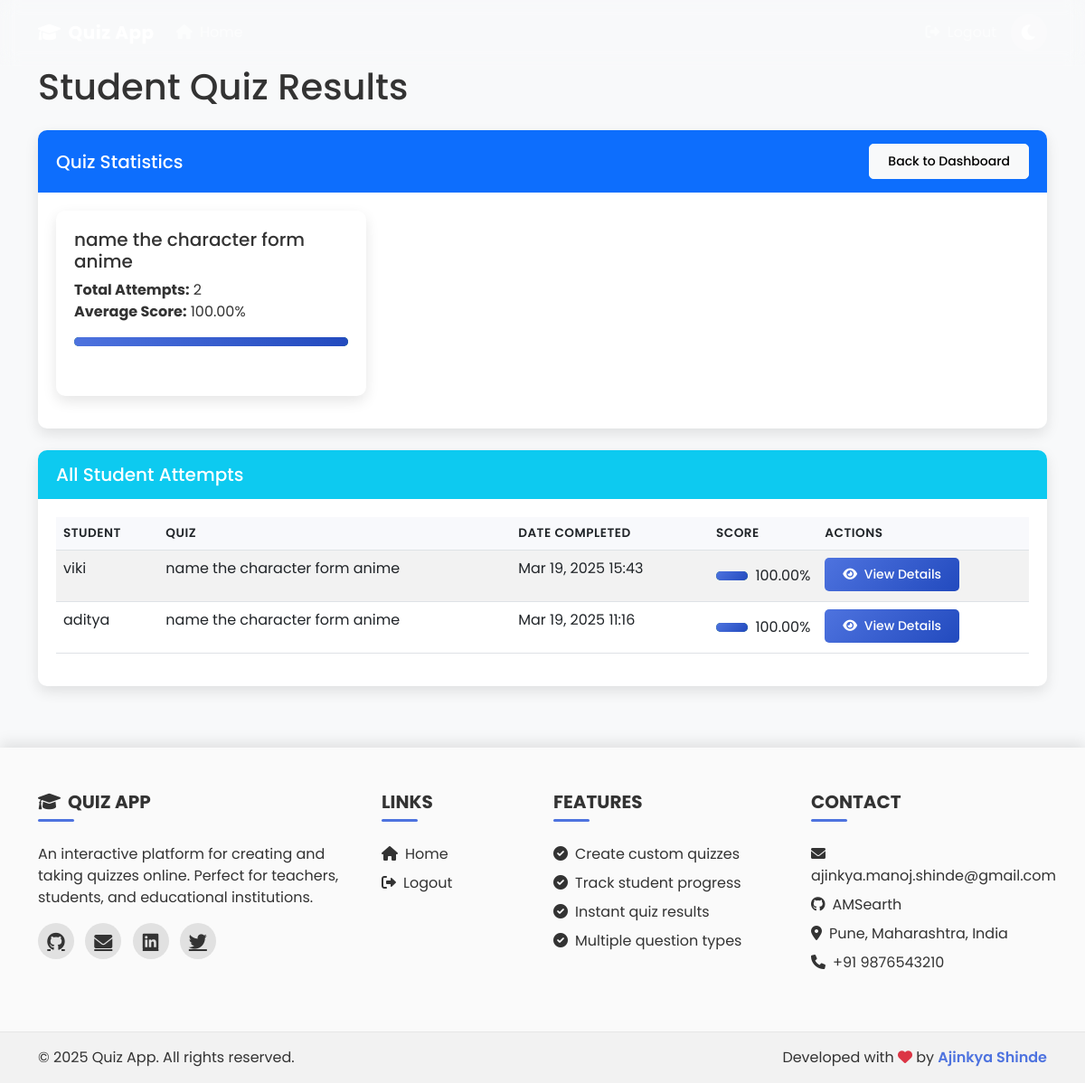
Page /student-results/ (signed in) on the committed database.
### quiz_app/models.py (models this page shows, shortened)
class Quiz(models.Model):
    title = models.CharField(max_length=200)
    description = models.TextField()
    created_by = models.ForeignKey(User, on_delete=models.CASCADE, related_name='created_quizzes')
    created_at = models.DateTimeField(auto_now_add=True)
    time_limit = models.IntegerField(help_text="Time limit in minutes", default=30)
    is_published = models.BooleanField(default=False)

class QuizAttempt(models.Model):
    quiz = models.ForeignKey(Quiz, on_delete=models.CASCADE, related_name='attempts')
    student = models.ForeignKey(User, on_delete=models.CASCADE, related_name='quiz_attempts')
    start_time = models.DateTimeField(auto_now_add=True)
    end_time = models.DateTimeField(null=True, blank=True)
    score = models.FloatField(null=True, blank=True)

### quiz_app/views.py (the view)
# urls.py: path('student-results/', views.student_results, name='student_results'),
@login_required
def student_results(request):
    try:
        user_profile = UserProfile.objects.get(user=request.user)
        if user_profile.user_type != 'teacher':
            messages.error(request, "You don't have permission to access this page.")
            return redirect('home')
    except UserProfile.DoesNotExist:
        messages.error(request, "User profile not found.")
        return redirect('home')
    teacher_quizzes = Quiz.objects.filter(created_by=request.user)
    quiz_ids = teacher_quizzes.values_list('id', flat=True)
    attempts = QuizAttempt.objects.filter(quiz_id__in=quiz_ids, end_time__isnull=False).order_by('-end_time')
    quiz_stats = []
    for quiz in teacher_quizzes:
        quiz_attempts = QuizAttempt.objects.filter(quiz=quiz, end_time__isnull=False)
        stats = {
            'quiz': quiz,
            'total_attempts': quiz_attempts.count(),
            'avg_score': quiz_attempts.aggregate(Avg('score'))['score__avg'] or 0,
        }
        quiz_stats.append(stats)
    context = {
        'attempts': attempts,
        'quiz_stats': quiz_stats,
    }
    return render(request, 'student_results.html', context)

### templates/student_results.html (shortened to what this page needs)
{% extends 'base.html' %}
{% block content %}
<div class="row">
    <div class="col-md-12">
        <h1 class="mb-4">Student Quiz Results</h1>
        <div class="card mb-4">
            <div class="card-header bg-primary text-white d-flex justify-content-between align-items-center">
                <h5 class="mb-0">Quiz Statistics</h5>
                <a href="{% url 'teacher_dashboard' %}" class="btn btn-light btn-sm">Back to Dashboard</a>
            </div>
            <div class="card-body">
                {% if quiz_stats %}
                    <div class="row">
                        {% for stat in quiz_stats %}
                            <div class="col-md-4 mb-3">
                                <div class="card h-100">
                                    <div class="card-body">
                                        <h5 class="card-title">{{ stat.quiz.title }}</h5>
                                        <p class="card-text">
                                            <strong>Total Attempts:</strong> {{ stat.total_attempts }}<br>
                                            <strong>Average Score:</strong> {{ stat.avg_score|floatformat:2 }}%
                                        </p>
                                        <div class="progress mt-2" style="height: 10px;">
                                            <div class="progress-bar {% if stat.avg_score >= 70 %}bg-success{% elif stat.avg_score >= 50 %}bg-warning{% else %}bg-danger{% endif %}"
                                                role="progressbar"
                                                style="width: {{ stat.avg_score }}%;"
                                                aria-valuenow="{{ stat.avg_score }}"
                                                aria-valuemin="0"
                                                aria-valuemax="100">
                                            </div>
                                        </div>
                                    </div>
                                </div>
                            </div>
                        {% endfor %}
                    </div>
                {% else %}
                    <div class="alert alert-info">
                        No quiz statistics available yet.
                    </div>
                {% endif %}
            </div>
        </div>
        <div class="card">
            <div class="card-header bg-info text-white">
                <h5 class="mb-0">All Student Attempts</h5>
            </div>
            <div class="card-body">
                {% if attempts %}
                    <div class="table-responsive">
                        <table class="table table-striped">
                            <thead>
                                <tr>
                                    <th>Student</th>
                                    <th>Quiz</th>
                                    <th>Date Completed</th>
                                    <th>Score</th>
                                    <th>Actions</th>
                                </tr>
                            </thead>
                            <tbody>
                                {% for attempt in attempts %}
                                    <tr>
                                        <td>{{ attempt.student.username }}</td>
                                        <td>{{ attempt.quiz.title }}</td>
                                        <td>{{ attempt.end_time|date:"M d, Y H:i" }}</td>
                                        <td>
                                            <div class="d-flex align-items-center">
                                                <div class="progress flex-grow-1 me-2" style="height: 10px;">
                                                    <div class="progress-bar {% if attempt.score >= 70 %}bg-success{% elif attempt.score >= 50 %}bg-warning{% else %}bg-danger{% endif %}"
                                                        role="progressbar"
                                                        style="width: {{ attempt.score }}%;"
                                                        aria-valuenow="{{ attempt.score }}"
                                                        aria-valuemin="0"
                                                        aria-valuemax="100">
                                                    </div>
                                                </div>
                                                <span>{{ attempt.score|floatformat:2 }}%</span>
                                            </div>
                                        </td>
                                        <td>
                                            <a href="{% url 'view_student_result' attempt.id %}" class="btn btn-sm btn-primary">
                                                <i class="fas fa-eye me-1"></i> View Details
                                            </a>
                                        </td>
                                    </tr>
                                {% endfor %}
                            </tbody>
                        </table>
                    </div>
                {% else %}
                    <div class="alert alert-info">
                        No student attempts found for your quizzes.
                    </div>
                {% endif %}
            </div>
        </div>
    </div>
</div>
{% endblock %}

### static/css/style.css (style rules this page uses)
:root { --primary-color: #4e73df; --primary-dark: #224abe; --success-color: #1cc88a; --success-dark: #13855c; --info-color: #36b9cc; --info-dark: #258391; --warning-color: #f6c23e; --warning-dark: #dda20a; --danger-color: #e74a3b; --danger-dark: #be2617; --background-color: #f8f9fa; --card-bg: #ffffff; --text-color: #333333; --text-muted: #6c757d; --border-color: rgba(0, 0, 0, 0.125); --shadow-color: rgba(0, 0, 0, 0.1); --shadow-hover: rgba(0, 0, 0, 0.15); --navbar-bg: rgba(255, 255, 255, 0.1); --navbar-bg-scrolled: rgba(78, 115, 223, 0.9); --navbar-blur: 10px; }
body { background-color: var(--background-color); color: var(--text-color); font-family: 'Poppins', sans-serif; transition: background-color 0.3s ease, color 0.3s ease; overflow-x: hidden; padding-top: 0; }
.card { box-shadow: 0 6px 15px var(--shadow-color); border: none; margin-bottom: 20px; border-radius: 10px; overflow: hidden; transition: all 0.3s ease; background-color: var(--card-bg); color: var(--text-color); }
.card-header { font-weight: 600; padding: 15px 20px; border-bottom: none; background-color: rgba(0, 0, 0, 0.03); }
.card-body { padding: 20px; }
.btn { border-radius: 5px; padding: 8px 20px; font-weight: 500; transition: all 0.3s ease; position: relative; overflow: hidden; z-index: 1; }
.btn::after { content: ''; position: absolute; bottom: 0; left: 0; width: 100%; height: 0; background: rgba(255, 255, 255, 0.2); transition: all 0.3s ease; z-index: -1; }
.btn-primary { background: linear-gradient(135deg, var(--primary-color) 0%, var(--primary-dark) 100%); border: none; }
.progress { height: 25px; border-radius: 10px; overflow: hidden; background-color: #eaecf4; margin: 15px 0; box-shadow: inset 0 1px 3px rgba(0, 0, 0, 0.1); }
.progress-bar { font-weight: bold; background: linear-gradient(135deg, #4e73df 0%, #224abe 100%); transition: width 1.5s ease; animation: progressAnimation 1.5s ease-in-out; }
.table { border-collapse: separate; border-spacing: 0; }
.table th { background-color: #f8f9fc; border-top: none; font-weight: 600; text-transform: uppercase; font-size: 0.85rem; letter-spacing: 0.5px; }
.table-striped tbody tr:nth-of-type(odd) { background-color: rgba(78, 115, 223, 0.05); }
.table tr { transition: all 0.3s ease; }

### rows in the picture
Quiz: quiz "name the character form anime", total_attempts "2", avg_score "100.00", {{ stat.avg_score }} 100.0 (drawn)
QuizAttempt: student.username "viki", quiz "name the character form anime", end_time "Mar 19, 2025 15:43", score "100.00"
QuizAttempt: student.username "aditya", quiz "name the character form anime", end_time "Mar 19, 2025 11:16", score "100.00"
